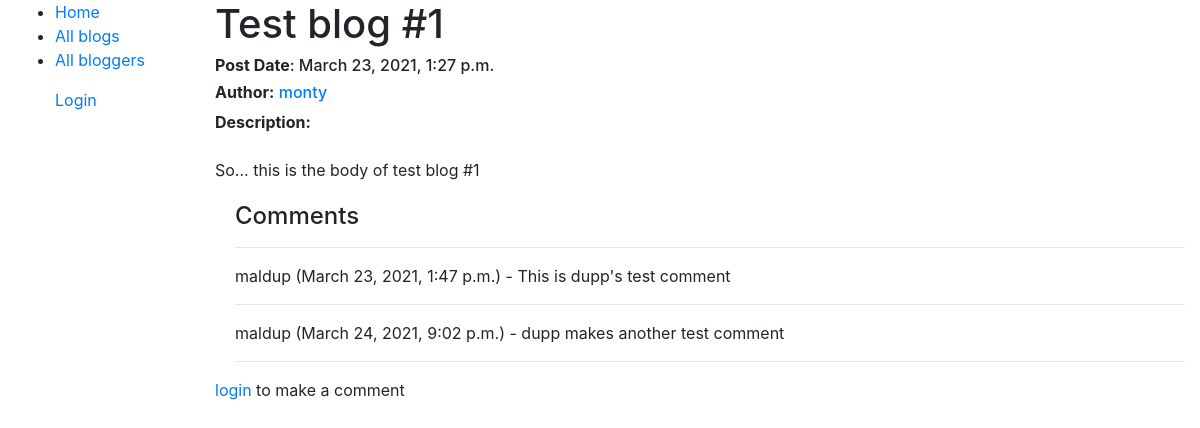
The page /blog/blog/1 on the database as committed earlier.
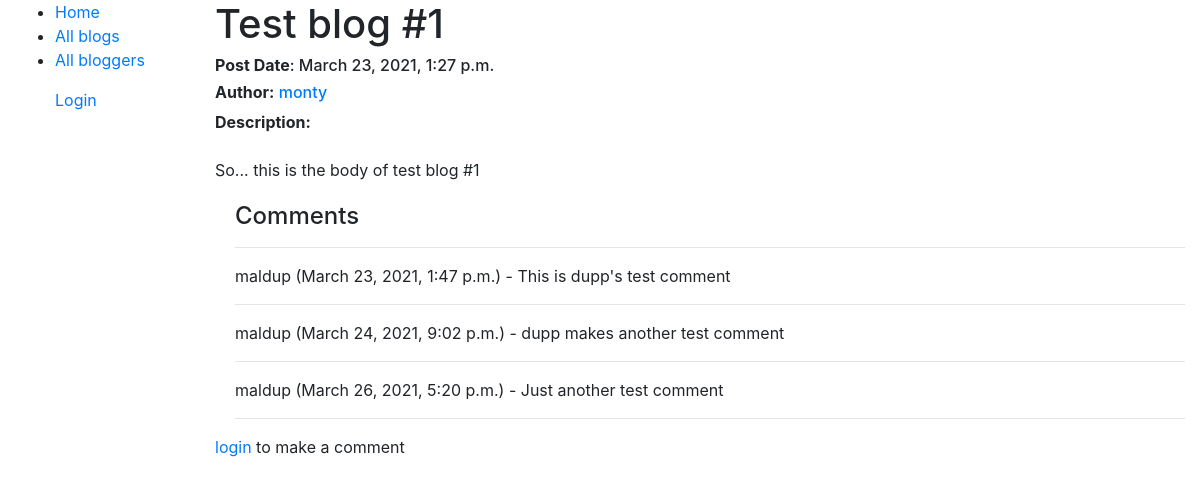
The same page on the database as committed later.
### blog/models.py (models this page shows, shortened)
class Comment(models.Model):
    post = models.ForeignKey(Post, on_delete=models.CASCADE, related_name="comments")
    user = models.ForeignKey(User,null=True, blank=True, on_delete=models.CASCADE)
    body = models.TextField(max_length=160)
    created = models.DateTimeField(auto_now_add=True)
    updated = models.DateTimeField(auto_now=True)
    class Meta:
        ordering = ("created",)

class User(AbstractBaseUser, PermissionsMixin):
    email = models.EmailField(_("email address"), unique=True)
    user_name = models.CharField(max_length=150, unique=True, help_text=_("Enter pseudonym"))
    first_name = models.CharField(max_length=150)
    last_name = models.CharField(max_length=150)
    start_date = models.DateTimeField(default = timezone.now)
    bio = models.TextField(_("Bio"), max_length=500, blank=True)
    is_staff = models.BooleanField(default=False)
    is_active = models.BooleanField(default = True)
    objects = CustomAccountManager()
    USERNAME_FIELD = 'email'
    REQUIRED_FIELDS = ['user_name', 'first_name', 'last_name']
    def __str__(self):
        return self.user_name

### blog/views.py (the view, shortened to what this page needs)
# urls.py: path('blog/<int:pk>', views.BlogDetailView.as_view(), name='blog-detail'),
class BlogDetailView(DetailView):
    model = Post
    paginate_by = 10
    def get_context_data(self, **kwargs):
        context = super(BlogDetailView, self).get_context_data(**kwargs)
        context["comment"] = Comment.objects.filter(post_id = self.kwargs['pk'])
        return context

### blog/templates/blog/post_detail.html
{% extends 'base_generic.html' %}
{% block content %}
<h1>{{post.title}}</h1>
<h6><strong>Post Date</strong>: {{post.date_posted}}</h6>
<h6><strong>Author:</strong> <a href="{% url 'blogger-info' post.author.id%}">{{post.author}}</a></h6>
<strong>Description:</strong>
<br><br>
<p>{{post.body}}</p>
<div style="margin-top: 20px; margin-left: 20px;">
    <h4>Comments</h4>
    <hr>
    {% for post in comment%}
        <p>{{post.user}} ({{post.created}}) - {{post.body}}</p>
        <hr>
    {% endfor %}
</div>
{% if user.is_authenticated %}
<a href="{% url 'comment' post.pk %}">Add a comment</a>
{% else %}
<p><a href="{% url 'login' %}">login</a> to make a comment </p>
{% endif %}
{% endblock content %}

Rows that differ between the two databases and show on the page:
added Comment: user "maldup", created "March 26, 2021, 5:20 p.m.", body "Just another test comment"
